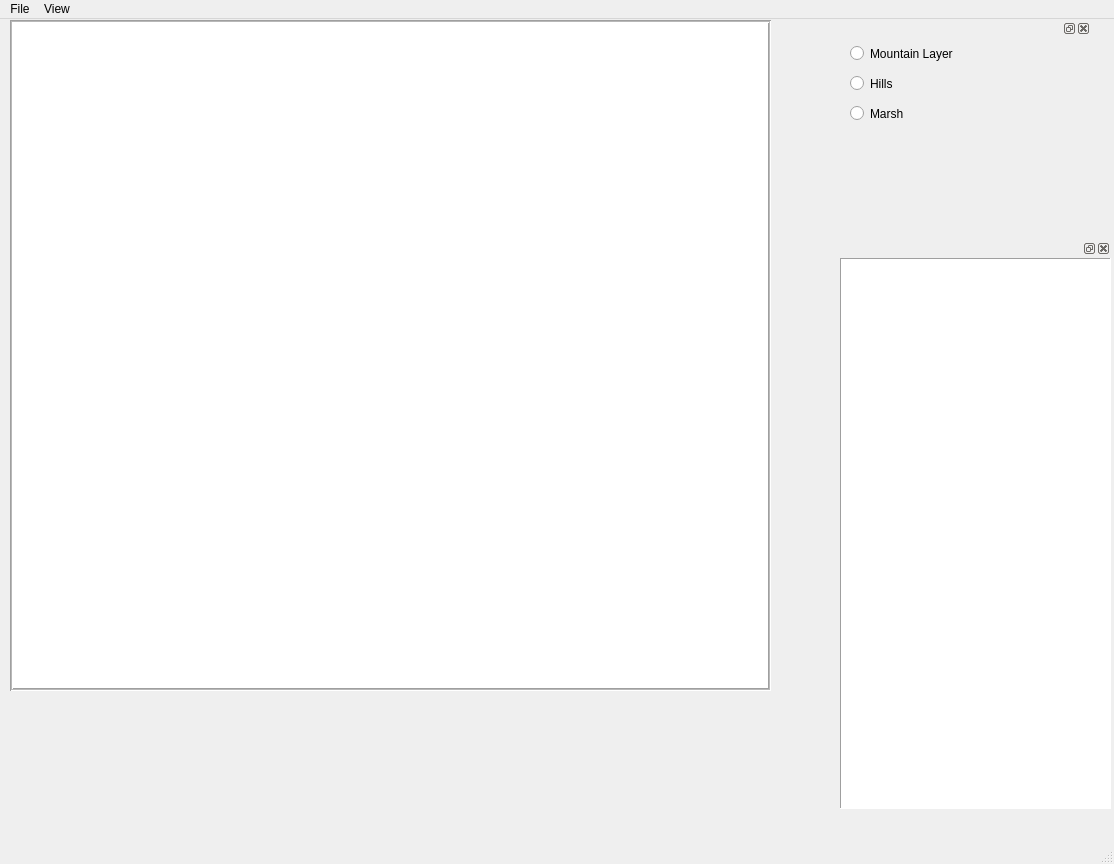
<?xml version="1.0" encoding="UTF-8"?>
<ui version="4.0">
 <class>MainWindow</class>
 <widget class="QMainWindow" name="MainWindow">
  <property name="geometry">
   <rect>
    <x>0</x>
    <y>0</y>
    <width>1114</width>
    <height>864</height>
   </rect>
  </property>
  <property name="windowTitle">
   <string>MainWindow</string>
  </property>
  <widget class="QWidget" name="centralwidget">
   <widget class="LayerView" name="LayerView">
    <property name="geometry">
     <rect>
      <x>10</x>
      <y>1</y>
      <width>761</width>
      <height>671</height>
     </rect>
    </property>
    <property name="frameShape">
     <enum>QFrame::Shape::Box</enum>
    </property>
    <property name="lineWidth">
     <number>1</number>
    </property>
    <property name="midLineWidth">
     <number>1</number>
    </property>
   </widget>
   <widget class="QDockWidget" name="OpenLayersList">
    <property name="geometry">
     <rect>
      <x>840</x>
      <y>220</y>
      <width>271</width>
      <height>581</height>
     </rect>
    </property>
    <widget class="QWidget" name="PaintDocket">
     <widget class="QListWidget" name="layersList">
      <property name="geometry">
       <rect>
        <x>0</x>
        <y>0</y>
        <width>271</width>
        <height>551</height>
       </rect>
      </property>
      <property name="frameShape">
       <enum>QFrame::Shape::Panel</enum>
      </property>
      <property name="midLineWidth">
       <number>1</number>
      </property>
     </widget>
    </widget>
   </widget>
   <widget class="QDockWidget" name="LayerControl">
    <property name="geometry">
     <rect>
      <x>840</x>
      <y>0</y>
      <width>251</width>
      <height>211</height>
     </rect>
    </property>
    <widget class="QWidget" name="dockWidgetContents_2">
     <widget class="QRadioButton" name="radioButton">
      <property name="geometry">
       <rect>
        <x>10</x>
        <y>0</y>
        <width>131</width>
        <height>31</height>
       </rect>
      </property>
      <property name="text">
       <string>Mountain Layer</string>
      </property>
     </widget>
     <widget class="QRadioButton" name="radioButton_2">
      <property name="geometry">
       <rect>
        <x>10</x>
        <y>30</y>
        <width>131</width>
        <height>31</height>
       </rect>
      </property>
      <property name="text">
       <string>Hills</string>
      </property>
     </widget>
     <widget class="QRadioButton" name="radioButton_3">
      <property name="geometry">
       <rect>
        <x>10</x>
        <y>60</y>
        <width>131</width>
        <height>31</height>
       </rect>
      </property>
      <property name="text">
       <string>Marsh</string>
      </property>
     </widget>
    </widget>
   </widget>
  </widget>
  <widget class="QMenuBar" name="menubar">
   <property name="geometry">
    <rect>
     <x>0</x>
     <y>0</y>
     <width>1114</width>
     <height>33</height>
    </rect>
   </property>
   <widget class="QMenu" name="menuFile">
    <property name="title">
     <string>File</string>
    </property>
    <widget class="QMenu" name="menuNew_Layer">
     <property name="title">
      <string>New Layer</string>
     </property>
     <addaction name="actionNewTerrain_Layer"/>
     <addaction name="actionClimate_Layer"/>
     <addaction name="actionRegion_Layer"/>
     <addaction name="actionHydrology_Layer"/>
     <addaction name="actionSettlement_Layer"/>
    </widget>
    <widget class="QMenu" name="menuOpen_Layer">
     <property name="title">
      <string>Open Layer</string>
     </property>
     <addaction name="actionTerrain_Layer"/>
     <addaction name="actionClimate_Layer_2"/>
     <addaction name="actionRegion_Layer_2"/>
    </widget>
    <addaction name="actionNew_Project"/>
    <addaction name="actionOpen_Project"/>
    <addaction name="actionSave_Project"/>
    <addaction name="separator"/>
    <addaction name="separator"/>
    <addaction name="menuNew_Layer"/>
    <addaction name="menuOpen_Layer"/>
   </widget>
   <widget class="QMenu" name="menuView">
    <property name="title">
     <string>View</string>
    </property>
    <widget class="QMenu" name="menuDockables">
     <property name="title">
      <string>Dockables</string>
     </property>
     <addaction name="actionLayer_List"/>
    </widget>
    <addaction name="menuDockables"/>
   </widget>
   <addaction name="menuFile"/>
   <addaction name="menuView"/>
  </widget>
  <widget class="QStatusBar" name="statusbar"/>
  <action name="actionOpen_Project">
   <property name="text">
    <string>Open Project</string>
   </property>
  </action>
  <action name="actionSave_Project">
   <property name="text">
    <string>Save Project</string>
   </property>
  </action>
  <action name="actionNewTerrain_Layer">
   <property name="text">
    <string>Terrain Layer</string>
   </property>
  </action>
  <action name="actionNew_Project">
   <property name="text">
    <string>New Project</string>
   </property>
  </action>
  <action name="actionTerrain_Layer">
   <property name="text">
    <string>Terrain Layer</string>
   </property>
  </action>
  <action name="actionLayer_List">
   <property name="text">
    <string>Layer List</string>
   </property>
  </action>
  <action name="actionClimate_Layer">
   <property name="text">
    <string>Climate Layer</string>
   </property>
  </action>
  <action name="actionRegion_Layer">
   <property name="text">
    <string>Region Layer</string>
   </property>
  </action>
  <action name="actionHydrology_Layer">
   <property name="text">
    <string>Hydrology Layer</string>
   </property>
  </action>
  <action name="actionSettlement_Layer">
   <property name="text">
    <string>Settlement Layer</string>
   </property>
  </action>
  <action name="actionClimate_Layer_2">
   <property name="text">
    <string>Climate Layer</string>
   </property>
  </action>
  <action name="actionRegion_Layer_2">
   <property name="text">
    <string>Region Layer</string>
   </property>
  </action>
 </widget>
 <customwidgets>
  <customwidget>
   <class>LayerView</class>
   <extends>QGraphicsView</extends>
   <header>layer_view</header>
  </customwidget>
 </customwidgets>
 <resources/>
 <connections/>
</ui>
